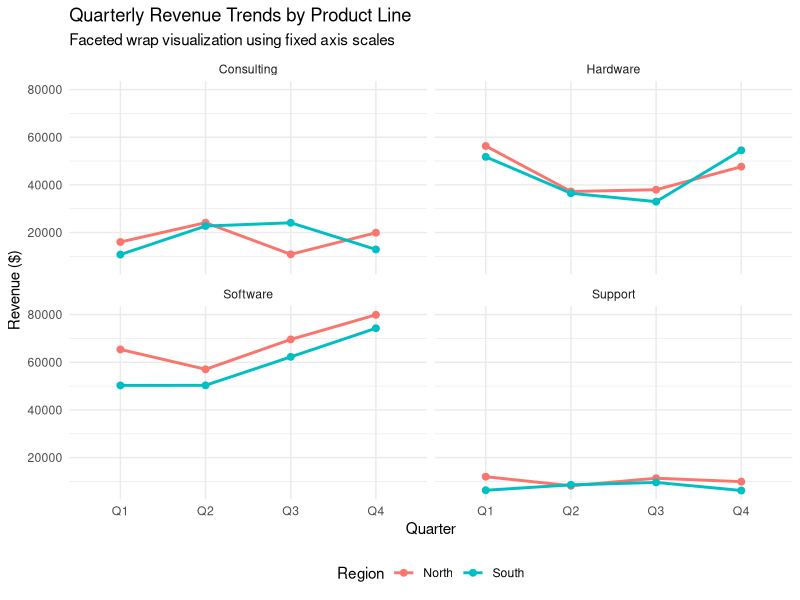
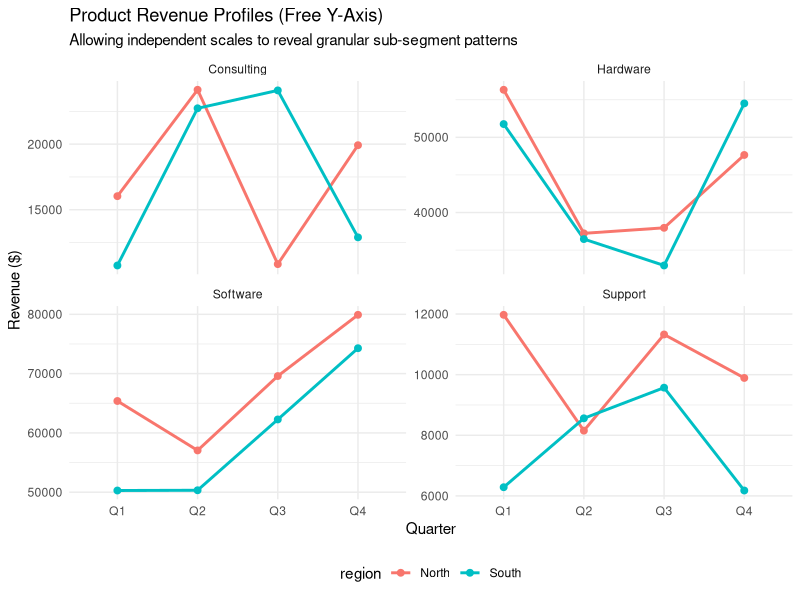
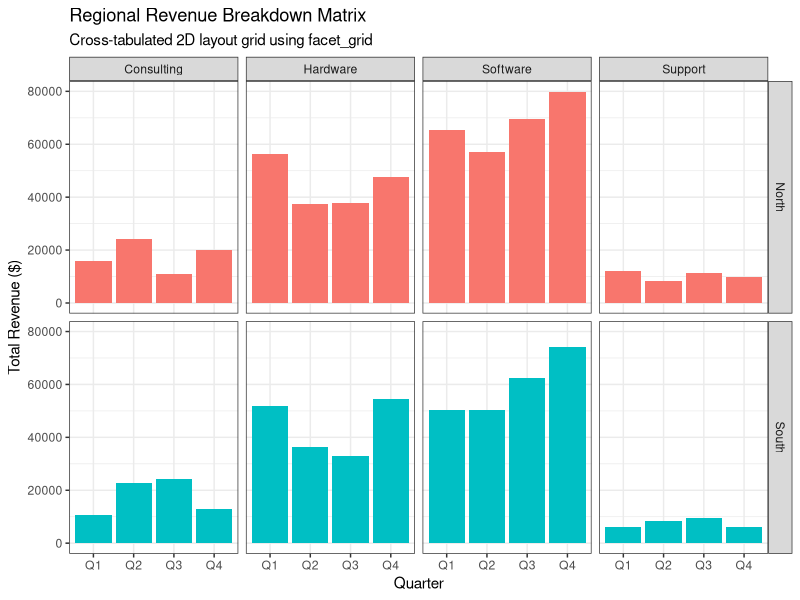

Reproduce these figures in R, in order.
# ==============================================================================
# Day 16: Faceted Visualizations
# 30-Days-Of-R
# Author: Benjamin Kithome
# ==============================================================================

# Load required libraries
library(tidyverse)

# ------------------------------------------------------------------------------
# 1. Setup Mock Dataset
# ------------------------------------------------------------------------------
# Simulating regional sales trends across multiple product lines over four quarters
sales_data <- tibble(
  quarter = rep(c("Q1", "Q2", "Q3", "Q4"), times = 8),
  region = rep(c("North", "South"), each = 4, times = 4),
  product = rep(c("Software", "Hardware", "Consulting", "Support"), each = 8),
  # Giving different ranges to showcase the benefit of free scales later
  revenue = c(
    runif(8, 50000, 80000),   # Software (High revenue)
    runif(8, 30000, 60000),   # Hardware (Medium revenue)
    runif(8, 10000, 25000),   # Consulting (Lower revenue)
    runif(8, 5000, 12000)     # Support (Lowest revenue)
  )
)

print("--- Mock Regional Product Sales Dataset ---")
print(sales_data)

# ------------------------------------------------------------------------------
# 2. Facet Wrap (1D Ribbon Mapping)
# ------------------------------------------------------------------------------
# Task: Separate product performance trajectories into clean, independent panels.
wrapped_facets <- ggplot(sales_data, aes(x = quarter, y = revenue, group = region, color = region)) +
  geom_line(linewidth = 1) +
  geom_point(size = 2) +
  # Split charts by product into a 2x2 layout matrix
  facet_wrap(~ product, ncol = 2) +
  theme_minimal() +
  labs(
    title = "Quarterly Revenue Trends by Product Line",
    subtitle = "Faceted wrap visualization using fixed axis scales",
    x = "Quarter",
    y = "Revenue ($)",
    color = "Region"
  ) +
  theme(legend.position = "bottom")

print("--- Rendering Facet Wrap ---")
print(wrapped_facets)

# ------------------------------------------------------------------------------
# 3. Facet Wrap with Free Scales
# ------------------------------------------------------------------------------
# Task: Release the Y-axis boundary constraint so variations in smaller segments 
# (like Support/Consulting) aren't compressed by massive categories (like Software).
free_scale_facets <- ggplot(sales_data, aes(x = quarter, y = revenue, group = region, color = region)) +
  geom_line(linewidth = 1) +
  geom_point(size = 2) +
  # Freeing the Y-axis lets each subplot capture micro-trends cleanly
  facet_wrap(~ product, scales = "free_y") +
  theme_minimal() +
  labs(
    title = "Product Revenue Profiles (Free Y-Axis)",
    subtitle = "Allowing independent scales to reveal granular sub-segment patterns",
    x = "Quarter",
    y = "Revenue ($)"
  ) +
  theme(legend.position = "bottom")

print("--- Rendering Facet Wrap with Free Scales ---")
print(free_scale_facets)

# ------------------------------------------------------------------------------
# 4. Facet Grid (2D Cross-Tabulated Matrix)
# ------------------------------------------------------------------------------
# Task: Construct an intersection grid mapping regions cleanly against products.
grid_facets <- ggplot(sales_data, aes(x = quarter, y = revenue, fill = region)) +
  geom_col(show.legend = FALSE) +
  # Layout format: Rows ~ Columns (region rows crossed with product columns)
  facet_grid(region ~ product) +
  theme_bw() +
  labs(
    title = "Regional Revenue Breakdown Matrix",
    subtitle = "Cross-tabulated 2D layout grid using facet_grid",
    x = "Quarter",
    y = "Total Revenue ($)"
  )

print("--- Rendering Facet Grid Matrix ---")
print(grid_facets)

# ==============================================================================
# End of Day 16 Script
# ==============================================================================
